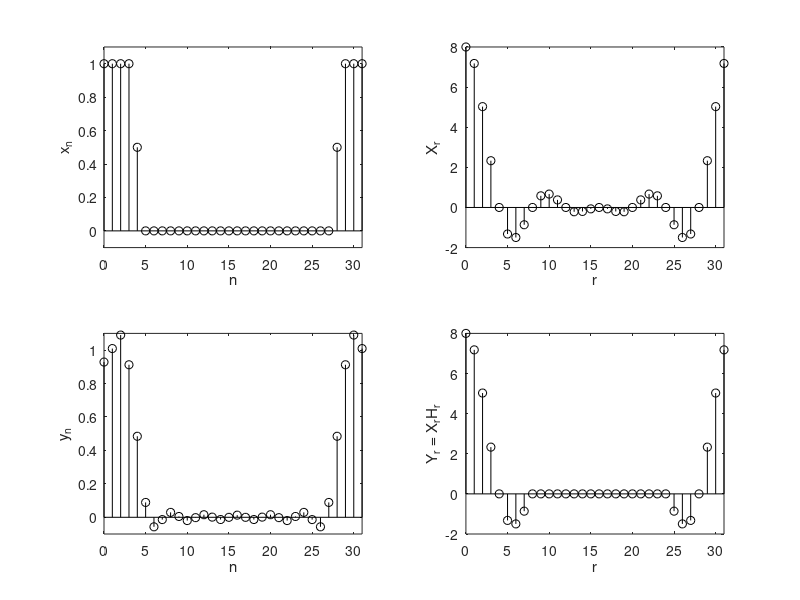

Here is the MATLAB script that generated this plot:
T_0 = 4; N_0 = 32; T = T_0/N_0; n = (0:N_0-1); r = n;
x_n = [ones(1,4) 0.5 zeros(1,23) 0.5 ones(1,3)]'; X_r = fft(x_n);
H_r = [ones(1,8) 0.5 zeros(1,15) 0.5 ones(1,7)]';
Y_r = H_r.*X_r; y_n = ifft(Y_r);

figure(1); 

subplot(2,2,1); stem(n,x_n,'k');
xlabel('n'); ylabel('x_n'); axis([0 31 -.1 1.1]);

subplot(2,2,2); stem(r,real(X_r),'k');
xlabel('r'); ylabel('X_r'); axis([0 31 -2 8]);

subplot(2,2,3); stem(n,real(y_n),'k');
xlabel('n'); ylabel('y_n'); axis([0 31 -.1 1.1]);

subplot(2,2,4); stem(r,X_r.*H_r,'k');
xlabel('r'); ylabel('Y_r = X_rH_r'); axis([0 31 -2 8]);